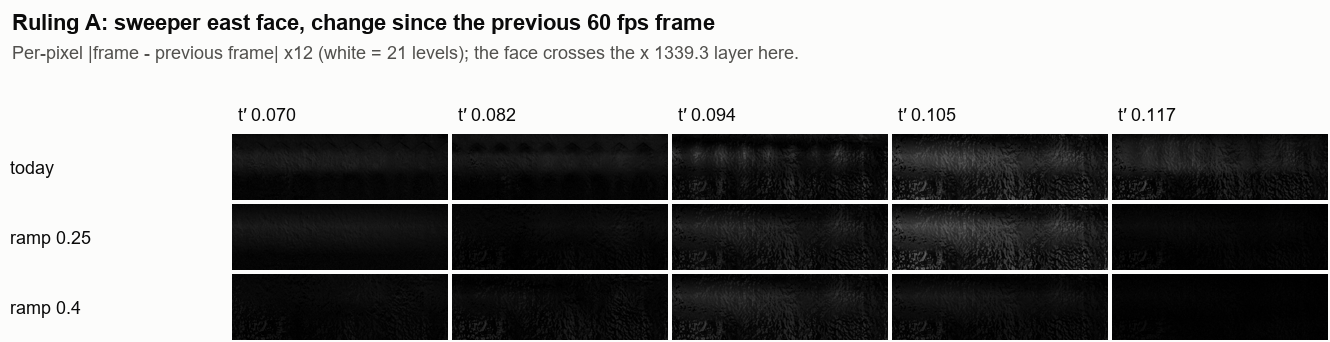
#> input picture context/plans/done/mover-light-flow--mid-travel-poses/captures/amendment2/a2-sheet-sweeper-crossing.png, 1330 x 342 px, given in place of door_ceiling-t0.10000-head-cur.png, which was not available
$ python dclips.py out.png
#> lines starting #> are read from the running program, lines starting #| are printed output that depends on the picture
### context/plans/done/mover-light-flow--mid-travel-poses/captures/amendment2/tools/acap.py
# Amendment 2 capture driver (Windows port of fable-tools/ocap.py and
# opus-tools/cap.py views; scratch root from A2_ROOT or this file's parent).
#   python acap.py batch <jobs> <view> <bake,bake> <form,form> <t-spec> [mask] [attr]
#   t-spec: lo:hi:n (n samples inclusive) or t,t,t
# A column is (bake, form). Bakes name PRLs ws/content/dev/maps/<bake>-<map>.prl.
# Forms name POSTRETRO_PROTO_MOVER_SH specs (FORMS below).
import json, os, subprocess, sys, time
from concurrent.futures import ThreadPoolExecutor

A = os.environ.get('A2_ROOT', os.path.dirname(os.path.dirname(os.path.abspath(__file__))))
REPO = os.environ.get('A2_REPO', r'C:\Users\danhi\Projects\Personal\postretro')
MAPS = os.path.join(A, 'ws', 'content', 'dev', 'maps')
CAP = os.path.join(A, 'cap')
BIN = os.environ.get('A2_BIN', os.path.join(A, 'bin', 'postretro.exe'))
W, H, U = 960, 540, 0.0254

FORMS = {
    'cur': '',                                   # today: cosine from the lookup point, 0.1 cell
    'r10': 'form=1;ramp=0.1;offset=0.1',         # surface-point ramp, 0.1 cell offset
    'r25': 'form=1;ramp=0.25;offset=0.25',       # + 0.25 cell offset
    'r40': 'form=1;ramp=0.4;offset=0.4',         # + 0.4 cell offset
    'o25': 'offset=0.25',                        # today's cosine, 0.25 cell offset alone
    'o40': 'offset=0.4',                         # today's cosine, 0.4 cell offset alone
}

def room_floor(t): return -176.0 + 176.0 * t

VIEWS = {
    # Opus door_ceiling (owner shot 1): rides the room, looks up/west at the ceiling over the door.
    'door_ceiling': lambda t: dict(map='mover-setpiece', mover='setpiece_room',
                                   pose=((984.0, 236.0, room_floor(t) + 56.0), 150.0, 35.0, 90.0)),
    # Fable sweepfix: rides the slab, square on to the east face.
    'sweepfix': lambda t: dict(map='enemy-movers', mover='em_sweeper',
                               pose=((1312.0 + 256.0 * t + 150.0, 256.0, 48.0), 180.0, 0.0, 100.0)),
    # Opus sweeper_east (owner shots 4/5).
    'sweeper_east': lambda t: dict(map='enemy-movers', mover='em_sweeper',
                                   pose=((1654.0, 197.0, 79.0), 168.0, -5.0, 90.0)),
    # Fable walledge: rides the wall, in the opening, trailing end face + north face beside it.
    'walledge': lambda t: dict(map='mover-setpiece', mover='setpiece_wall',
                               pose=((96.0 + 544.0 * t - 110.0, 1190.0, 112.0), -48.0, 0.0, 80.0)),
    # Fable wallfix: rides the wall, square on to the trailing two columns, north side.
    'wallfix': lambda t: dict(map='mover-setpiece', mover='setpiece_wall',
                              pose=((200.0 + 544.0 * t, 1300.0, 112.0), -90.0, 0.0, 80.0)),
    # Opus wall_owner (owner shots 2/3).
    'wall_owner': lambda t: dict(map='mover-setpiece', mover='setpiece_wall',
                                 pose=((354.0, 1339.0, 79.0), -115.0, 12.0, 90.0)),
    # motion-harness floor view (task 12c's eighth-power metric).
    'floor': lambda t: dict(map='mover-setpiece', mover='setpiece_room',
                            pose=((860.0, 320.0, room_floor(t) + 64.0), 0.0, -28.0, 90.0)),
}


def label(view, t, bake, form, mask=None, attr=None):
    s = f'{view}-t{t:.5f}-{bake}-{form}'
    if mask: s += f'-m{mask}'
    if attr: s += f'-a{attr}'
    return s


ATTRS = {}  # name -> 'attr=..;min=..;max=..' (filled by callers via A2_ATTRS json)
if os.environ.get('A2_ATTRS'):
    ATTRS.update(json.load(open(os.environ['A2_ATTRS'], encoding='utf-8')))


# [34 lines left out: function capture, not called in this run]


def parse_ts(s):
    if ':' in s:
        lo, hi, n = s.split(':')
        lo, hi, n = float(lo), float(hi), int(n)
        return [round(lo + (hi - lo) * i / (n - 1), 5) for i in range(n)]
    return [round(float(v), 5) for v in s.split(',')]


# [9 lines left out: function batch, not called in this run]


# [8 lines that do not run on import are left out]

### context/plans/done/mover-light-flow--mid-travel-poses/captures/amendment2/tools/dclips.py
# Side-by-side H.264 clips for Ruling B option (ii).
#   python dclips.py <out_dir>
# Panels (2 x 3): today | r40 alone | dark + r40 ;
#                 dense truth, today's rule + r40 | dense truth, dark rule + r40 | dark state + today's backface
import os, shutil, subprocess, sys
import numpy as np
from PIL import Image, ImageDraw, ImageFont
HERE = os.path.dirname(os.path.abspath(__file__))
# Scratch root (ws/, cap/, darkb/): A2_ROOT, else the scratch layout <A>/darkb/tools.
A = os.environ.get('A2_ROOT') or os.path.dirname(os.path.dirname(HERE))
os.environ.setdefault('A2_ROOT', A)
sys.path.insert(0, os.path.join(A, 'tools'))
sys.path.insert(0, HERE)  # acap.py / aseries.py sit beside these in the repo copy
sys.path.insert(0, HERE)
import dcap  # noqa: F401,E402
import acap  # noqa: E402

OUT = sys.argv[1]
try:
    FONT = ImageFont.truetype('arialbd.ttf', 20); SMALL = ImageFont.truetype('arial.ttf', 17)
except OSError:
    FONT = SMALL = ImageFont.load_default()
BG, INK = (16, 16, 16), (240, 240, 236)
PANELS = [('head', 'cur', 'today'), ('head', 'r40', 'r40 alone (ruling A)'), ('dark', 'r40', 'dark state + r40'),
          ('truth', 'r40', 'dense truth, today\'s rule, r40'), ('dtruth', 'r40', 'dense truth, dark rule, r40'),
          ('dark', 'cur', 'dark state, today\'s backface')]


def load(view, t, bake, form, crop, gain):
#> called with view = 'door_ceiling', t = 0.1, bake = 'head', form = 'cur', crop = (0, 40, 960, 400), gain = 2
    p = os.path.join(acap.CAP, acap.label(view, t, bake, form) + '.png')
    a = np.asarray(Image.open(p).convert('RGB'), dtype=np.float32)
    if crop:
        a = a[crop[1]:crop[3], crop[0]:crop[2]]
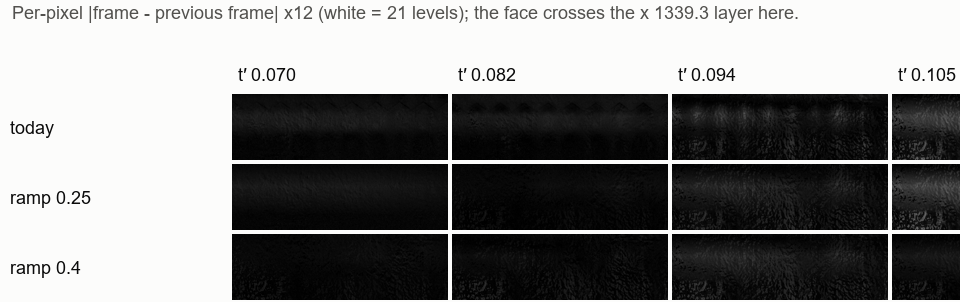
#> a: shape (302, 960, 3) float32; mean R, G, B 132.6, 132.5, 132.3
    return a * gain


def clip(name, view, ts, crop, gain, pw, fps, title, note):
    tmp = os.path.join(A, 'darkb', 'cliptmp', name)
    shutil.rmtree(tmp, ignore_errors=True); os.makedirs(tmp)
    for i, t in enumerate(ts):
        imgs = []
        for p in PANELS:
            imgs.append(load(view, t, p[0], p[1], crop, gain))
        h0, w0 = imgs[0].shape[:2]
        ph = int(round(pw * h0 / w0)) // 2 * 2
        lab = 26
        W, H = pw * 3, 64 + (ph + lab) * 2
        H += H % 2
        S = Image.new('RGB', (W, H), BG); d = ImageDraw.Draw(S)
        d.text((8, 6), f'{title}   t′ {t:.4f}', font=FONT, fill=INK)
        d.text((8, 34), note, font=SMALL, fill=(190, 190, 186))
        labels = [p[2] for p in PANELS]
        for k, im in enumerate(imgs):
            r, c = divmod(k, 3)
            x, y = c * pw, 64 + r * (ph + lab)
            d.text((x + 6, y + 3), labels[k], font=SMALL, fill=INK)
            S.paste(Image.fromarray(np.clip(im, 0, 255).astype(np.uint8)).resize((pw - 2, ph)), (x + 1, y + lab))
        S.save(os.path.join(tmp, f'f{i:04d}.png'))
    out = os.path.join(OUT, name + '.mp4')
    subprocess.run(['ffmpeg', '-y', '-loglevel', 'error', '-framerate', str(fps), '-i', os.path.join(tmp, 'f%04d.png'),
                    '-c:v', 'libx264', '-pix_fmt', 'yuv420p', '-crf', '24', '-preset', 'slow', '-movflags', '+faststart', out],
                   check=True)
    shutil.rmtree(tmp, ignore_errors=True)
    print(name, os.path.getsize(out) // 1024, 'KiB')


if __name__ == '__main__':
    os.makedirs(OUT, exist_ok=True)
#> (the run stopped early here; a loop or call above may not have finished)

$ run again, on context/plans/done/mover-light-flow--mid-travel-poses/captures/amendment2/m9-bigroom-door.png
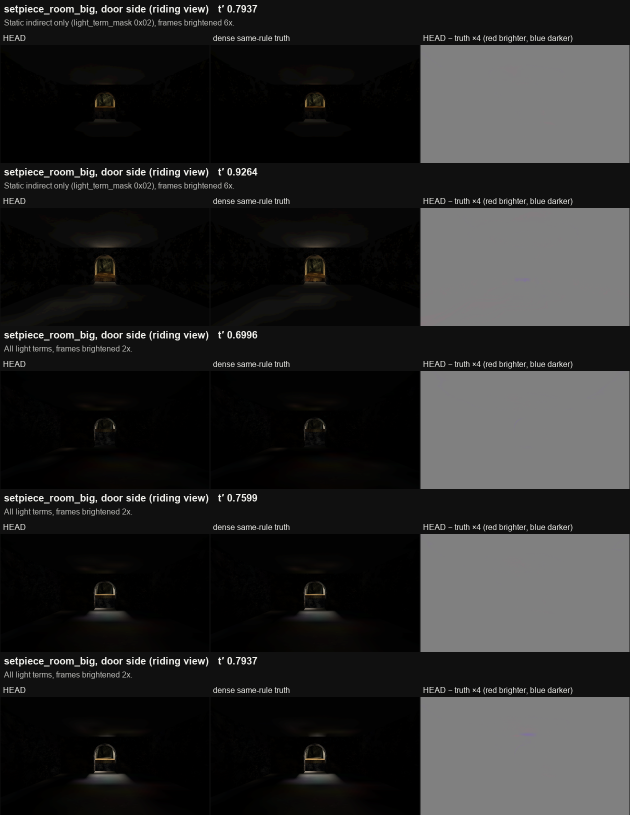
#> input picture context/plans/done/mover-light-flow--mid-travel-poses/captures/amendment2/m9-bigroom-door.png, 1260 x 1630 px, given in place of door_ceiling-t0.10000-head-cur.png, which was not available (shown at 1/2 size)
#> in load, `a = a[crop[1]:crop[3], crop[0]:crop[2]]`:
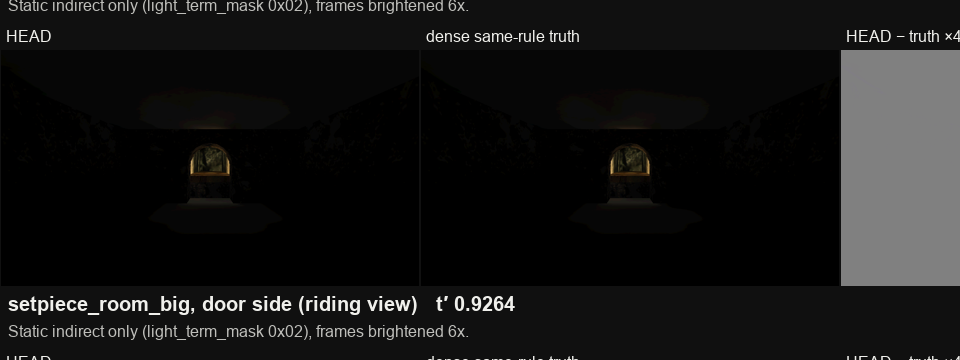
#> a: shape (360, 960, 3) float32; mean R, G, B 21.8, 21.7, 21.4

$ run again, on context/plans/done/mover-light-flow--mid-travel-poses/captures/amendment2/m9-sweeper.png
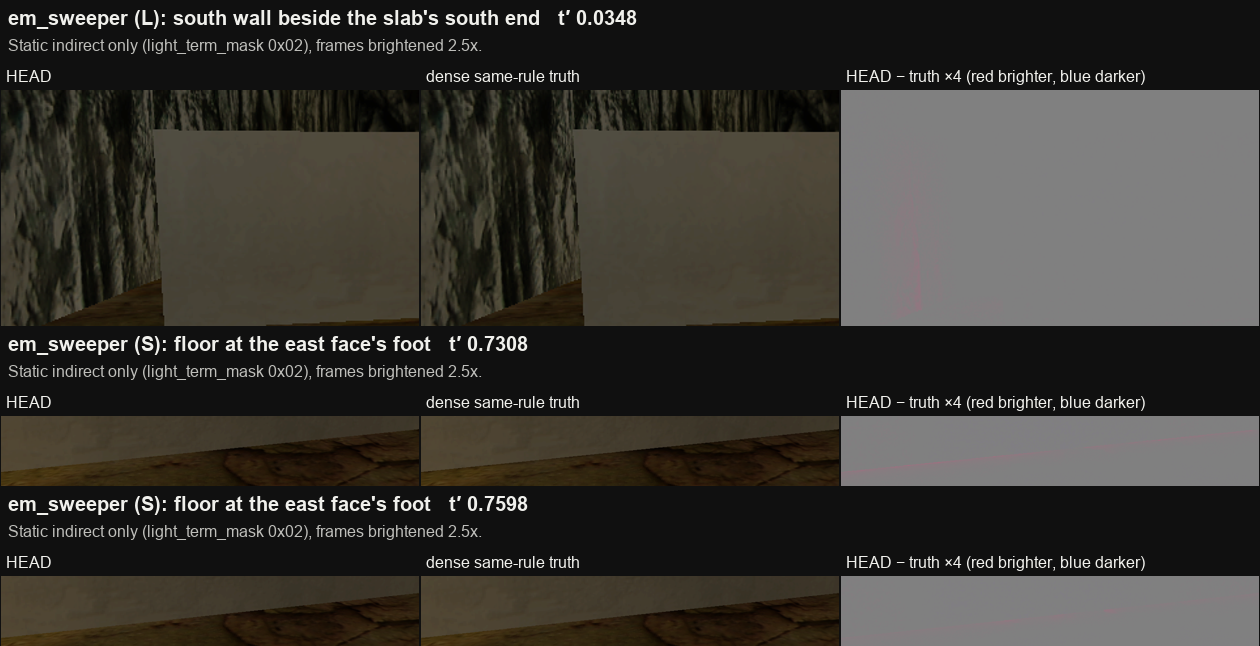
#> input picture context/plans/done/mover-light-flow--mid-travel-poses/captures/amendment2/m9-sweeper.png, 1260 x 646 px, given in place of door_ceiling-t0.10000-head-cur.png, which was not available
#> in load, `a = a[crop[1]:crop[3], crop[0]:crop[2]]`:
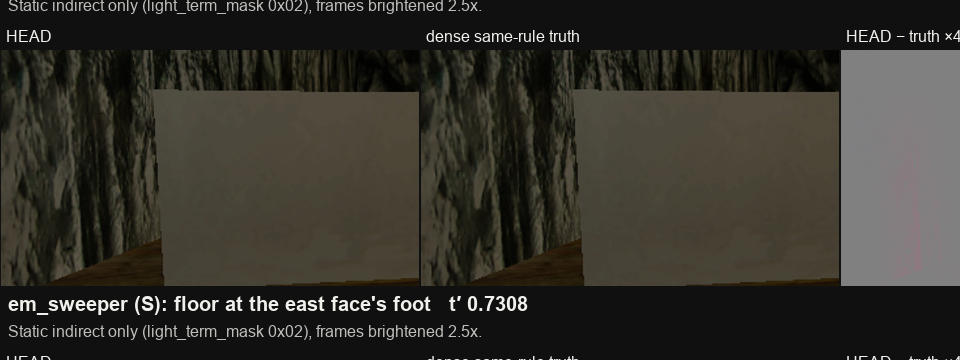
#> a: shape (360, 960, 3) float32; mean R, G, B 52.3, 50, 43.3
